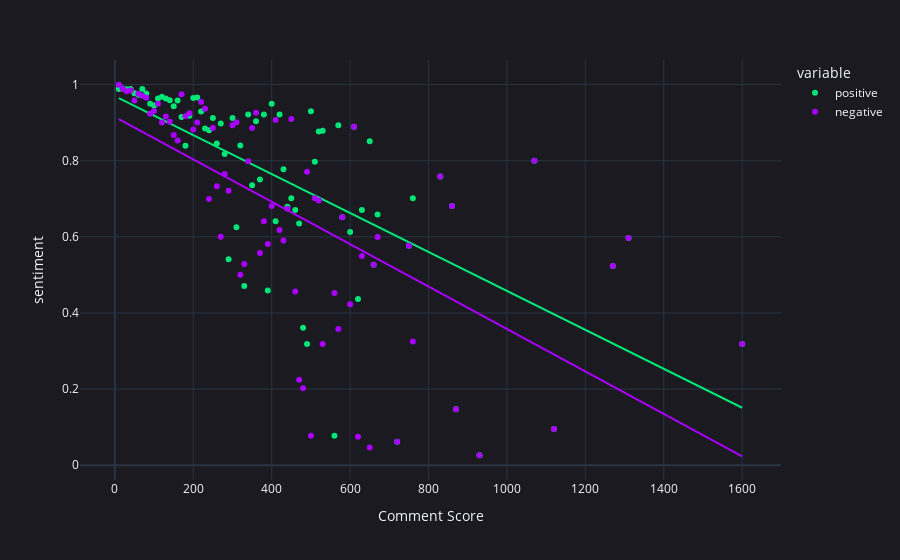

Write notebook code for a chart like this one.
### Code cell
import plotly.express as px
import plotly.graph_objects as go
import statsmodels

colorscheme = ["#00E676" ,"#AA00FF"]

# ols = Ordinary Least Squares
fig = px.scatter(df,
    x="score_bucket",
    y=["positive", "negative"],
    trendline="ols",
    color_discrete_sequence=colorscheme,
    template="plotly_dark",
    labels={
        "score_bucket": "Comment Score",
        "value": "sentiment",
    }
)

fig.update_layout(
    paper_bgcolor='#1B1A21',
    plot_bgcolor='#1B1A21',
)

fig.show()
